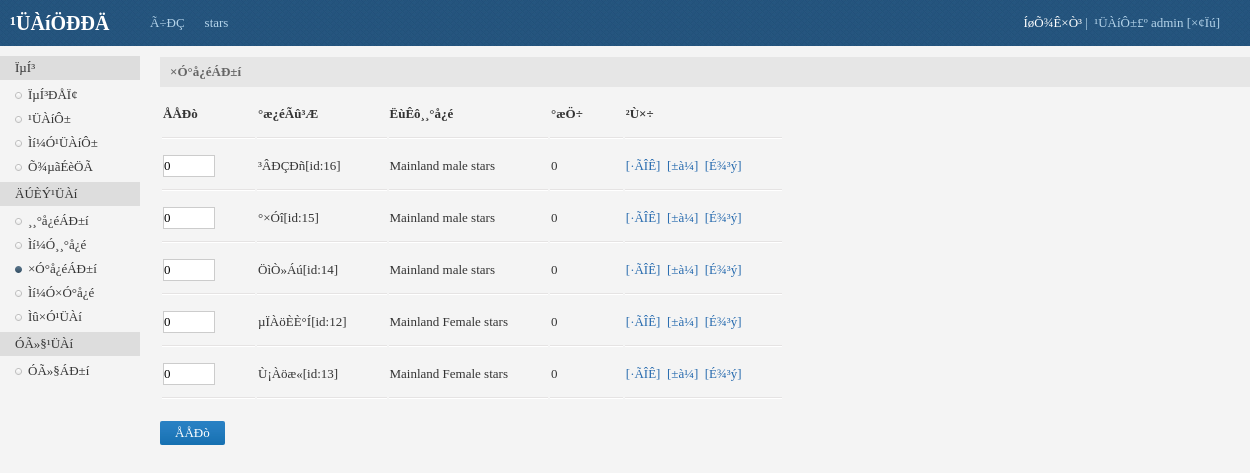
Page /admin/son_module.php on the committed database.
### tables this page shows
CREATE TABLE IF NOT EXISTS `son_module` (
  `id` int(10) unsigned NOT NULL AUTO_INCREMENT,
  `father_module_id` int(10) unsigned NOT NULL,
  `module_name` varchar(66) NOT NULL,
  `info` varchar(255) NOT NULL,
  `member_id` int(10) unsigned NOT NULL DEFAULT '0',
  `sort` int(10) unsigned NOT NULL DEFAULT '0',
  PRIMARY KEY (`id`)
);

CREATE TABLE IF NOT EXISTS `father_module` (
  `id` int(10) unsigned NOT NULL AUTO_INCREMENT,
  `module_name` varchar(66) NOT NULL,
  `sort` int(11) DEFAULT '0',
  PRIMARY KEY (`id`)
);

### inc/mysql.inc.php (called while the page is built, shortened)
<?php
function execute($link,$query){
	$result=mysqli_query($link,$query);
	return $result;
}
?>

### admin/son_module.php (the view, shortened to what this page needs)
<?php
include_once '../inc/mysql.inc.php';
$link=connect();
?>
<?php include 'inc/header.inc.php'?>
<?php include 'inc/footer.inc.php'?>
<div id="main">
	<div class="title">×Ó°å¿éÁÐ±í</div>
	<form method="post">
	<table class="list">
		<tr>
			<th>ÅÅÐò</th>
			<th>°æ¿éÃû³Æ</th>
			<th>ËùÊô¸¸°å¿é</th>
			<th>°æÖ÷</th>
			<th>²Ù×÷</th>
		</tr>
		<?php
		$query="select ssm.id,ssm.sort,ssm.module_name,sfm.module_name father_module_name,ssm.member_id from son_module ssm,father_module sfm where ssm.father_module_id=sfm.id order by sfm.id";
		$result=execute($link,$query);
		while($data=mysqli_fetch_assoc($result)) {
			$url=urlencode("son_module_delete.php?id={$data['id']}");
			$return_url=urlencode($_SERVER['REQUEST_URI']);
			$message="ÄãÕæµÄÒªÉ¾³ý×Ó°å¿é{$data['module_name']}Âð?";
			$delete_url="confirm.php?url={$url}&return_url={$return_url}&message={$message}";
$html=<<<YU
			<tr>
				<td><input class="sort" type="text" name="sort[{$data['id']}]" value="{$data['sort']}"/></td>
				<td>{$data['module_name']}[id:{$data['id']}]</td>
				<td>{$data['father_module_name']}</td>
				<td>{$data['member_id']}</td>
				<td><a href="#">[·ÃÎÊ]</a>&nbsp;&nbsp;<a href="son_module_update.php?id={$data['id']}">[±à¼­]</a>&nbsp;&nbsp;<a href="$delete_url">[É¾³ý]</a></td>
			</tr>
YU;
			echo $html;
		}
		?>
	</table>
	<input style="margin-top: 20px; cursor:pointer;" class="btn" type="submit" name="submit" value="ÅÅÐò" />
	</form>
</div>

### admin/inc/header.inc.php (shortened to what this page needs)
<!DOCTYPE html>
<html lang="zh-CN">
<head>
<link rel="stylesheet" type="text/css" href="style/public.css" />
</head>
<body>
<div id="top">
		<div class="logo">
			¹ÜÀíÖÐÐÄ
		</div>
		<ul class="nav">
			<li><a href="#" target="_blank">Ã÷ÐÇ</a></li>
			<li><a href="#" target="_blank">stars</a></li>
		</ul>
		<div class="login_info">
			<a href="#" style="color:#fff;">ÍøÕ¾Ê×Ò³</a>&nbsp;|&nbsp;
			¹ÜÀíÔ±£º admin <a href="#">[×¢Ïú]</a>
		</div>
</div>
<div id="sidebar">
		<ul>
			<li>
				<div class="small_title">ÏµÍ³</div>
				<ul class="child">
					<li><a href="#">ÏµÍ³ÐÅÏ¢</a></li>
					<li><a href="#">¹ÜÀíÔ±</a></li>
					<li><a href="#">Ìí¼Ó¹ÜÀíÔ±</a></li>
					<li><a href="#">Õ¾µãÉèÖÃ</a></li>
				</ul>
			</li>
			<li>
				<div class="small_title">ÄÚÈÝ¹ÜÀí</div>
				<ul class="child">
					<li><a <?php if(basename($_SERVER['SCRIPT_NAME'])=='father_module.php'){echo 'class="current"';} ?> href="father_module.php">¸¸°å¿éÁÐ±í</a></li>
					<li><a <?php if(basename($_SERVER['SCRIPT_NAME'])=='father_module_add.php'){echo 'class="current"';} ?> href="father_module_add.php">Ìí¼Ó¸¸°å¿é</a></li>
					<li><a <?php if(basename($_SERVER['SCRIPT_NAME'])=='son_module.php'){echo 'class="current"';} ?> href="son_module.php">×Ó°å¿éÁÐ±í</a></li>
					<li><a <?php if(basename($_SERVER['SCRIPT_NAME'])=='son_module_add.php'){echo 'class="current"';} ?> href="son_module_add.php">Ìí¼Ó×Ó°å¿é</a></li>
					<li><a href="#">Ìû×Ó¹ÜÀí</a></li>
				</ul>
			</li>
			<li>
				<div class="small_title">ÓÃ»§¹ÜÀí</div>
				<ul class="child">
					<li><a href="#">ÓÃ»§ÁÐ±í</a></li>
				</ul>
			</li>
		</ul>
</div>

### admin/inc/footer.inc.php
</body>
</html>

### admin/style/public.css (style rules this page uses)
body { overflow-x:hidden; }
body,div,ul,ol,li,dl,dt,dd,h1,h2,h3,h4,h5,h6,form,input,textarea,p { margin:0px; padding:0px; font-size:13px; font-family:Tahoma; }
ul { list-style:none; }
a { text-decoration:none; }
body { background:#f4f4f4; color:#333; }
#top { width:100%; background:url(bg.jpg); height:46px; line-height:46px; position:fixed; top:0px; left:0px; }
#top .logo { width:140px; color:#fff; font-size:20px; font-weight:bold; text-indent:10px; float:left; }
#top ul.nav { float:left; }
#top ul.nav li { float:left; }
#top ul.nav li a { color:#b5d4ea; padding:10px; }
#top .login_info { float:right; color:#b5d4ea; margin:0 30px 0 0; }
#top .login_info a { color:#b5d4ea; }
#sidebar { width:140px; position:fixed; top:46px; left:0px; }
#sidebar ul { margin:10px 0 0 0; }
#sidebar ul li div.small_title { color:#333; padding:4px 0 4px 15px; background:#ddd; }
#sidebar ul.child { margin:3px 0 3px 0; }
#sidebar ul li a { color:#333; display:block; padding:4px 0 4px 28px; background:url(bg.png) -265px 9px no-repeat; }
#sidebar ul li a.current { background:url(bg.png) -265px -11px no-repeat; }
#main { width:90%; margin:57px 0 0 160px; }
#main .title { width:100%; height:30px; line-height:30px; text-indent:10px; background:#e6e6e6; color:#666; font-weight:bold; }
#main a { color:#266aae; }
input { border:1px solid #ccc; }
input.sort { width:50px; height:20px; }
input.btn { border-radius:2px; color: #fff; font-family: inherit; padding:4px 15px; text-align: center; background:url(btn.png) 0 -120px #1b75b6; border:0px; }
table.list tr { height:50px; background:url(hr.png) 0px bottom repeat-x; }
table.list tr th { padding-right:40px; text-align:left; }
table.list tr td { padding-right:40px; text-align:left; }

### rows in the picture
son_module: sort "0", module_name "³ÂÐÇÐñ", id "16", father_module.module_name "Mainland male stars", member "0"
son_module: sort "0", module_name "°×Óî", id "15", father_module.module_name "Mainland male stars", member "0"
son_module: sort "0", module_name "ÖìÒ»Áú", id "14", father_module.module_name "Mainland male stars", member "0"
son_module: sort "0", module_name "µÏÀöÈÈ°Í", id "12", father_module.module_name "Mainland Female stars", member "0"
son_module: sort "0", module_name "Ù¡Àöæ«", id "13", father_module.module_name "Mainland Female stars", member "0"
